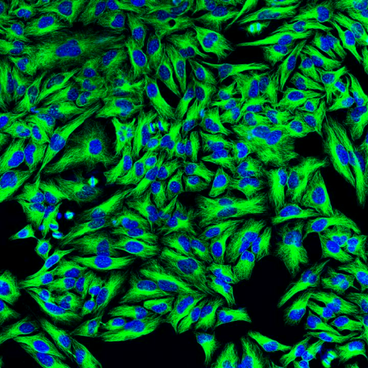
#> input picture Image_analysis/demo_images/img00.png, 368 x 368 px, shrunk from 512 x 512 before the run; the run also reads 1 picture not shown here
$ python verify_segmentation.py
#> lines starting #> are read from the running program, lines starting #| are printed output that depends on the picture; after the words box and inside, x2 and y2 are one past the last pixel; in counts of white or black regions, pixels touching at a corner belong together
#> in main, img is the input picture: shape (368, 368, 3); mean R, G, B 0, 88.1, 42.7
"""
Verify Cellpose segmentation quality for img00.
Loads image and masks, computes region stats, and writes overlay + CSV.
"""
import numpy as np
import pandas as pd
from pathlib import Path
from skimage import io
from skimage.measure import regionprops
from skimage.segmentation import find_boundaries
import matplotlib.pyplot as plt

# Paths
BASE = Path(__file__).resolve().parent / "demo_images"
IMG_PATH = BASE / "img00.png"
MASK_PATH = BASE / "img00_masks.png"
OUT_DIR = Path(__file__).resolve().parent.parent / "figures"
OUT_DIR.mkdir(exist_ok=True)
CSV_PATH = OUT_DIR / "img00_segmentation_stats.csv"
OVERLAY_PATH = OUT_DIR / "img00_segmentation_overlay.png"
HIST_PATH = OUT_DIR / "img00_area_distribution.svg"


def load_masks_as_labels(path):
    """Load mask image and return integer label array (0 = background)."""
    m = io.imread(path)
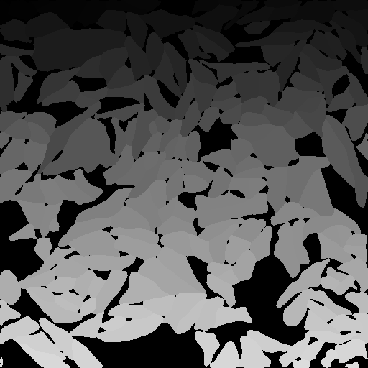
#> m: shape (368, 368) uint16; min 0, max 221, mean 83.7
    if m.ndim == 3:
        m = m[:, :, 0]
    return np.asarray(m, dtype=np.int32)
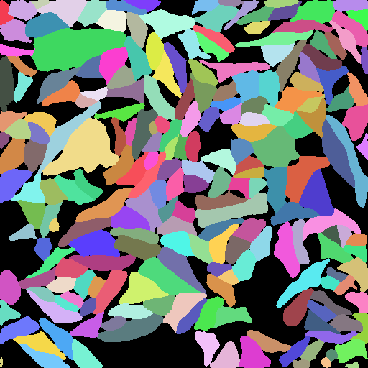
#> returned value: shape (368, 368) int32; 222 distinct labels, from 0 to 221; one colour per label, 0 black


def main():
    img = io.imread(IMG_PATH)
    if img.ndim == 3:
        img_display = img
    else:
        img_display = np.stack([img] * 3, axis=-1)

    labels = load_masks_as_labels(MASK_PATH)
    n_cells = labels.max()
#> n_cells = 221
    props = regionprops(labels)
#> props = 221 regions; largest, box (x1, y1, x2, y2) and area: (31, 28, 126, 72) 2825, (42, 118, 119, 176) 2308, (250, 126, 300, 168) 1285, (195, 193, 268, 228) 1128, (285, 156, 330, 203) 1064

    areas = np.array([r.area for r in props])
#> areas = 221 values, max 2825 at index 27, min 23 at index 218, mean 473.7
    perims = np.array([r.perimeter for r in props])
#> perims = 221 values, max 251.1 at index 27, min 16.24 at index 218, mean 99.8
    equiv_diam = np.array([r.equivalent_diameter for r in props])
#> equiv_diam = 221 values, max 59.97 at index 27, min 5.41 at index 218, mean 23.66
    ecc = np.array([r.eccentricity for r in props])
#> ecc = 221 values, max 0.99 at index 83, min 0.341 at index 216, mean 0.857

    summary = {
        "n_cells": n_cells,
        "area_mean": float(areas.mean()),
        "area_std": float(areas.std()),
        "area_min": int(areas.min()),
        "area_max": int(areas.max()),
        "equiv_diameter_mean_px": float(equiv_diam.mean()),
        "perimeter_mean": float(perims.mean()),
        "eccentricity_mean": float(ecc.mean()),
    }
#> summary = {'n_cells': 221, 'area_mean': 473.7, 'area_std': 295.2, 'area_min': 23, 'area_max': 2825, 'equiv_diameter_mean_px': 23.66, 'perimeter_mean': 99.8, 'eccentricity_mean': 0.857}

    rows = [
        {
            "label": r.label,
            "area": r.area,
            "perimeter": r.perimeter,
            "equivalent_diameter": r.equivalent_diameter,
            "eccentricity": r.eccentricity,
        }
        for r in props
    ]
#> rows = 221 items
    df = pd.DataFrame(rows)
#> df = table of 221 rows and 5 columns
    df.to_csv(CSV_PATH, index=False)

    summary_df = pd.DataFrame([summary])
#> summary_df = table of 1 rows and 8 columns
    summary_df.to_csv(OUT_DIR / "img00_segmentation_summary.csv", index=False)

    boundaries = find_boundaries(labels, mode="thick")
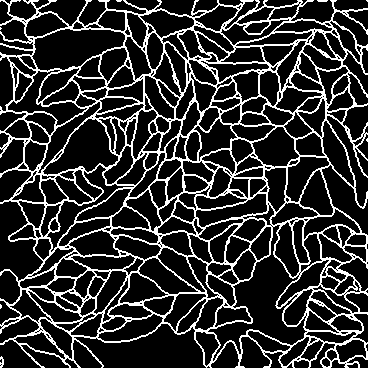
#> boundaries: shape (368, 368) bool; 19.2% white in thin lines or dots
    overlay = np.array(img_display, dtype=float) / max(255, img_display.max())
    overlay[boundaries] = [1, 0.2, 0.2]
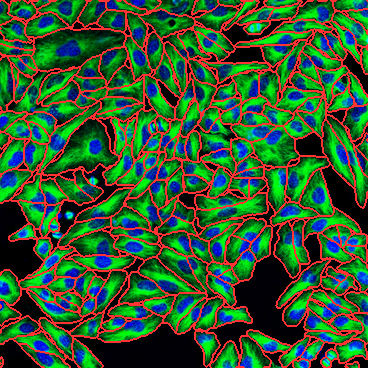
#> overlay: shape (368, 368, 3) float64; mean R, G, B 0.192, 0.346, 0.189

    fig, ax = plt.subplots(1, 1, figsize=(8, 8))
    ax.imshow(overlay)
    ax.set_axis_off()
    ax.set_title(f"img00 — Cellpose masks (n={n_cells})")
    fig.tight_layout()
    fig.savefig(OVERLAY_PATH, dpi=150, bbox_inches="tight")
    plt.close()

    fig, ax = plt.subplots(1, 1, figsize=(5, 3.5))
    ax.hist(areas, bins=min(50, max(10, n_cells // 5)), color="steelblue", edgecolor="white")
    ax.axvline(areas.mean(), color="red", ls="--", label=f"mean = {areas.mean():.0f} px²")
    ax.set_xlabel("Cell area (px²)")
    ax.set_ylabel("Count")
    ax.set_title("Cell area distribution")
    ax.legend()
    fig.tight_layout()
    fig.savefig(HIST_PATH, bbox_inches="tight")
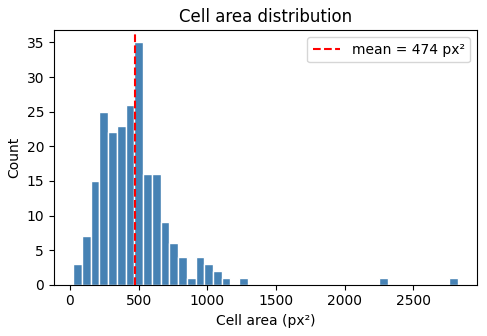
#> figure drawn by matplotlib, 1 panel; tallest bar 35 high, from x = 468.8 to 532.5
    plt.close()

    return summary


if __name__ == "__main__":
    summary = main()
